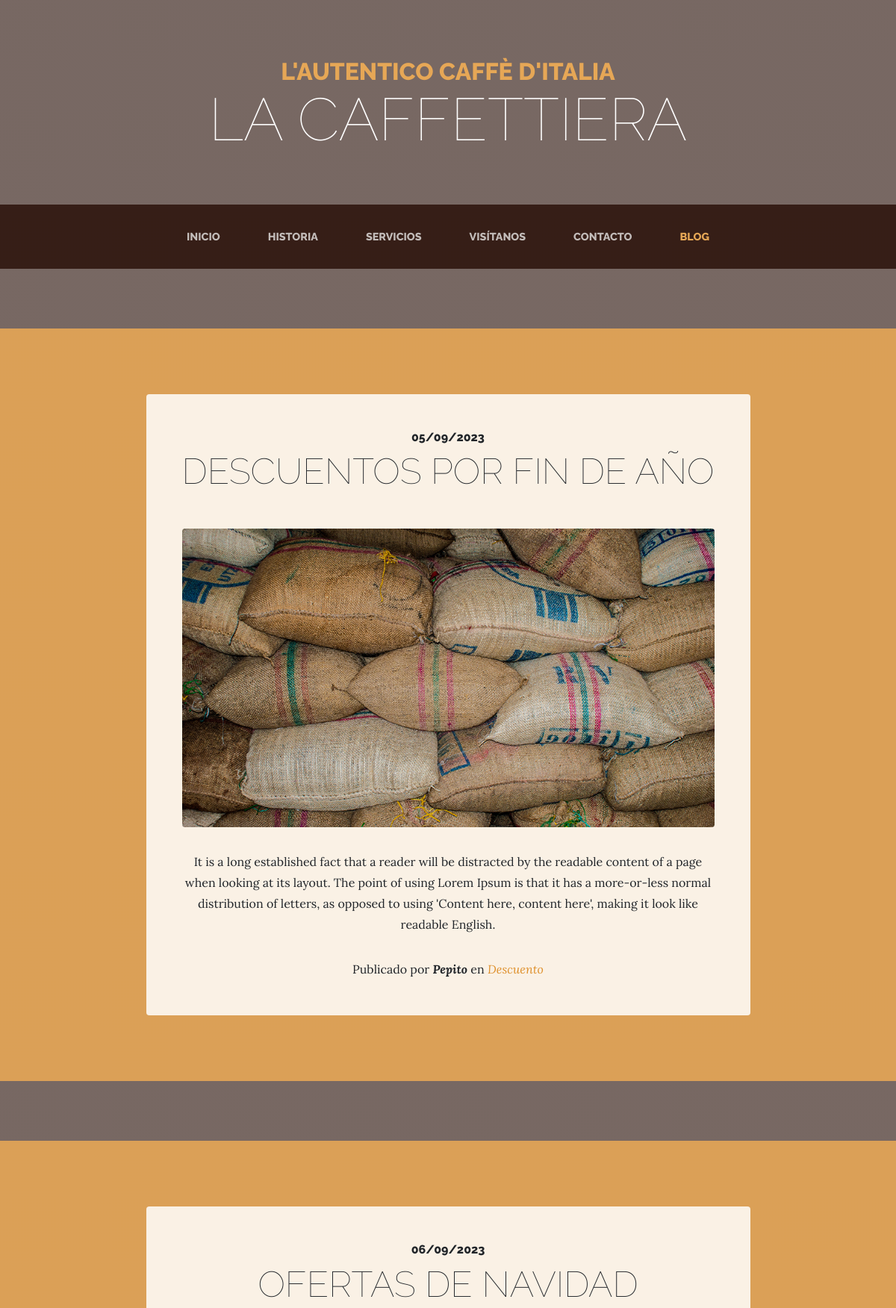
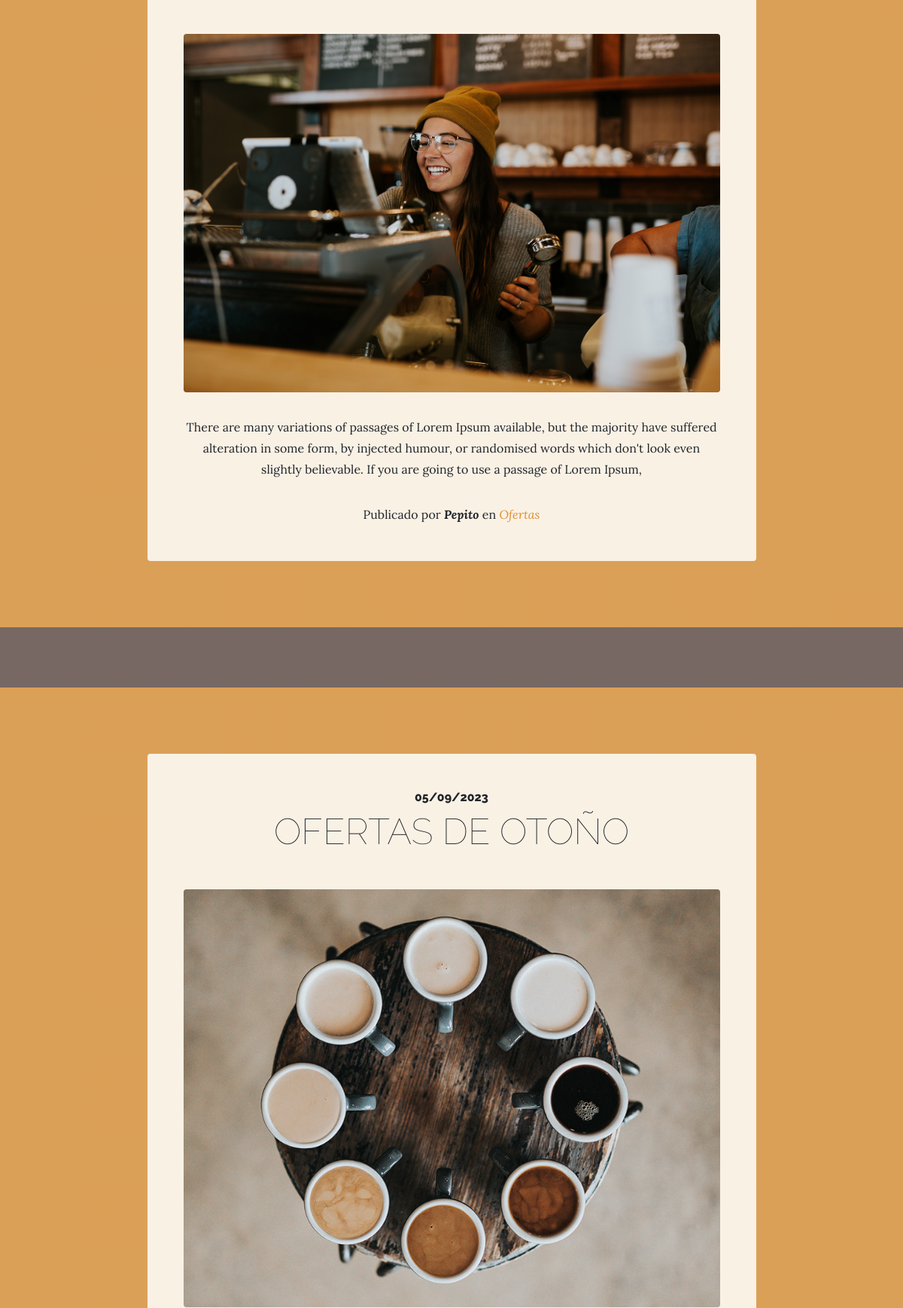
Screenshot of /blog/ (upper part) with the database file from the repository (2 pictures, top to bottom).
### blog/models.py (models this page shows, shortened)
class Blog(models.Model):
    title=models.CharField(max_length=100, verbose_name="Titulo")
    content=models.TextField(verbose_name="Contenido")
    published=models.DateTimeField(verbose_name="Fecha de publicacion", default=now)
    image=models.ImageField(verbose_name="Imagen", upload_to="blogs")
    author=models.ForeignKey(User, verbose_name="Autor", on_delete=models.CASCADE) #uno a varios
    categories=models.ManyToManyField(Category, verbose_name="Categorias") # muchos a muchos
    created=models.DateTimeField(auto_now_add=True, verbose_name="Fecha de creacion")
    updated=models.DateTimeField(auto_now=True, verbose_name="Fecha de modificacion")
    class Meta:
        verbose_name="Entrada"
        verbose_name_plural="Entradas"
        ordering=["title"]

class Category(models.Model):
    name=models.CharField(max_length=50, verbose_name="Nombre de categoria")
    created=models.DateTimeField(auto_now_add=True, verbose_name="Frecha de creacion")
    updated=models.DateTimeField(auto_now=True, verbose_name="Fecha de modificacion")
    class Meta:
        verbose_name = "Categoria"
        verbose_name_plural = "Categorias"
        ordering=["-created"]

### blog/views.py (the view)
# urls.py: path('', views.blog, name="blog"),
def blog(request):
    blogs=Blog.objects.all()
    return render(request, "blog/blog.html", {'listBlogs':blogs})

### pages/templatetags/pages_secundary.py (called while the page is built)
@register.simple_tag
def get_list_pages():
    pages=Page.objects.all()
    return pages

### social/processor.py (called while the page is built)
def context(request):
    dict={}
    listSocial=Social.objects.all()
    for social in listSocial:
        dict[social.key]=social.url #agregar valores al diccionario
    return dict

### blog/templates/blog/blog.html (shortened to what this page needs)
{% extends 'core/base.html' %}
{% block content %}
{% load static %}
{% for blog in listBlogs %}
    <section class="page-section cta">
      <div class="container">
        <div class="row">
          <div class="col-xl-9 mx-auto">
            <div class="cta-innerv text-center rounded">
              <h2 class="section-heading mb-5">
                <span class="section-heading-upper">{{blog.published|date:"SHORT_DATE_FORMAT"}}</span>
                <span class="section-heading-lower">{{blog.title}}</span>
              </h2>
              <p class="mb-0">
                <img class="mx-auto d-flex rounded img-fluid mb-3 mb-lg-0" src="{{blog.image.url}}" alt="">
              </p>
              <p class="mb-0 mbt">
                {{blog.content}}
              </p>
              <p class="mb-0 mbt">
                <span class="section-heading-under">Publicado por <em><b>{{blog.author}}</b></em> en
                  {% for category in blog.categories.all %}
                    <em><a href="{% url 'category' category.id %}" class="link">{{category.name}} {% if not forloop.last %},{% endif %}</a></em>
                  {% endfor %}
                  </span>
              </p>
            </div>
          </div>
        </div>
      </div>
    </section>
    {% endfor %}
{% endblock%}

### core/static/core/css/business-casual.css (style rules this page uses)
body { font-family: 'Lora'; background: linear-gradient(rgba(47, 23, 15, 0.65), rgba(47, 23, 15, 0.65)), url("../img/bg.jpg"); background-attachment: fixed; background-position: center; background-size: cover; }
h1, h2, h3, h4, h5, h6 { font-family: 'Raleway'; }
p { line-height: 1.75; }
.page-section { margin-top: 5rem; margin-bottom: 5rem; }
.section-heading { text-transform: uppercase; }
.section-heading .section-heading-upper { display: block; font-size: 1rem; font-weight: 800; padding-bottom:.5rem; }
.section-heading .section-heading-lower { display: block; font-size: 3rem; font-weight: 100; }
.cta { padding-top: 5rem; padding-bottom: 5rem; background-color: rgba(230, 167, 86, 0.9); }
.cta .cta-innerv { position: relative; padding: 3rem; margin: 0.5rem; background-color: rgba(255, 255, 255, 0.85); }
.mbt { padding-top: 2rem; }
a.link { color: #df902a; }

### rows the page displays
Blog: published "05/09/2023", title "DESCUENTOS POR FIN DE AÑO", image (picture), content "It is a long established fact that a reader will be distracted by the readable content of a page when looking at its layout. The point of using Lorem Ipsum is that it has a more-or-less normal distribution of letters, as opposed to using 'Content here, content here', making it look like readable English.", author "Pepito"
Category: name "Descuento"
Blog: published "06/09/2023", title "OFERTAS DE NAVIDAD", image (picture), content "There are many variations of passages of Lorem Ipsum available, but the majority have suffered alteration in some form, by injected humour, or randomised words which don't look even slightly believable. If you are going to use a passage of Lorem Ipsum,", author "Pepito"
Category: name "Ofertas"
Blog: published "05/09/2023", title "OFERTAS DE OTOÑO", image (picture)
